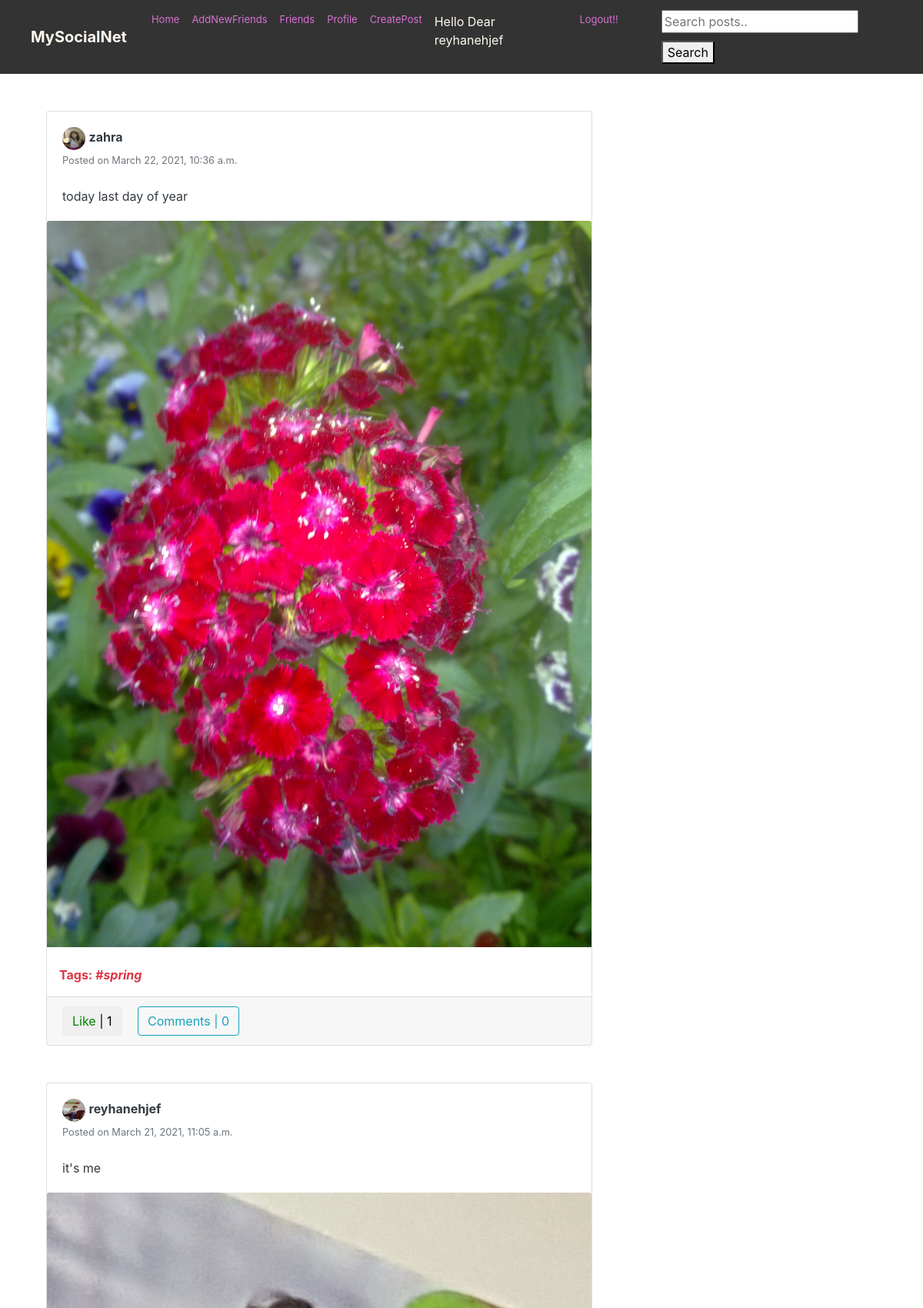
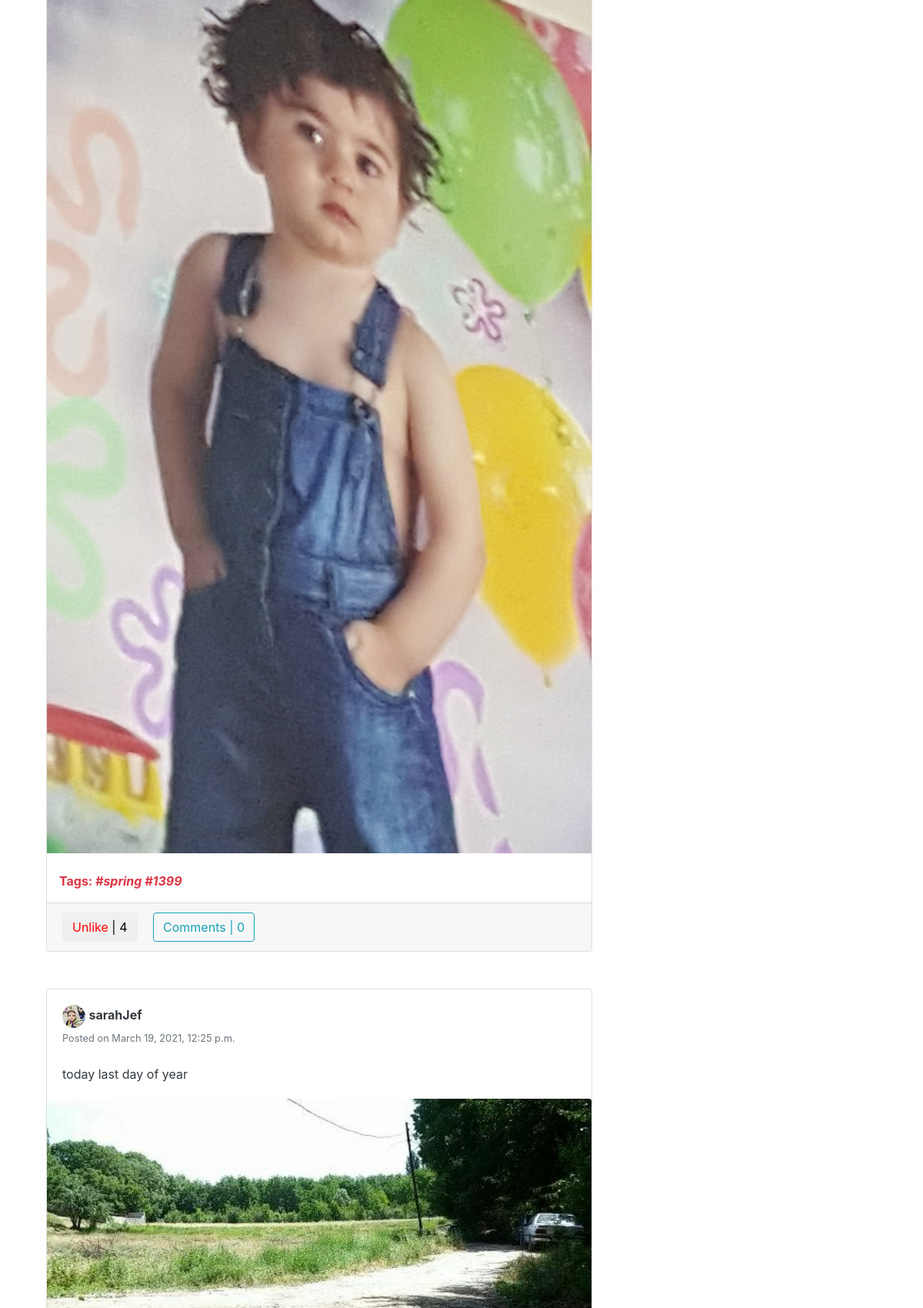
The app's page /user/ (signed in, upper part) with its own data (2 pictures, top to bottom).
### feed/models.py (models this page shows, shortened)
class Post(models.Model):
    description = models.CharField(max_length=255, blank=True)
    pic = models.ImageField(upload_to='path/to/img')
    date_posted = models.DateTimeField(default=timezone.now)
    user_name = models.ForeignKey(User, on_delete=models.CASCADE)
    tags = models.CharField(max_length=100, blank=True)

### users/models.py (models this page shows, shortened)
class Profile(models.Model):
    user = models.OneToOneField(User, on_delete=models.CASCADE)
    image = models.ImageField(default='default.png', upload_to='profile_pics')
    slug = AutoSlugField(populate_from='user')
    bio = models.CharField(max_length=255, blank=True)
    friends = models.ManyToManyField("Profile", blank=True)

### feed/views.py (the view)
# urls.py: path('', PostListView.as_view(), name='home'),
class PostListView(ListView):
    model = Post
    template_name = 'feed/home.html'
    context_object_name = 'posts'
    ordering = ['-date_posted']
    paginate_by = 10
    def get_context_data(self, **kwargs):
        context = super(PostListView, self).get_context_data(**kwargs)
        if self.request.user.is_authenticated:
            liked = [i for i in Post.objects.all() if Like.objects.filter(user=self.request.user, post=i)]
            context['liked_post'] = liked
        return context

### feed/templates/feed/home.html (shortened to what this page needs)
{% extends "feed/layout.html" %}
{% load static %}
{% block searchform %}
<form class="form-inline my-2 my-lg-0 ml-5" action="{% url 'search_posts' %}" method="get">
  <input name="p" type="text" placeholder="Search posts..">
  <button  type="submit">Search</button>
</form>
{% endblock searchform %}
{% block content %}
    <div class="container">
        <div class="row">
          <div class="col-md-8">
              {% if user.is_authenticated %}
          {% for post in posts %}
            <div class="card card-signin my-5">
              <div class="card-body">
                <a href="{{ post.user_name.profile.image.url }}"><img src="{{ post.user_name.profile.image.url }}" class="rounded-circle" width="30" height="30" alt=""></a>
                <a class="text-dark" href="{% url 'users_list' %}"><b>{{ post.user_name }}</b></a>
                <br><small class="text-muted">Posted on {{ post.date_posted }}</small>
                <br><br>
                <p class="card-text text-dark">{{ post.description }}</p>
              </div>
              <a href="{% url 'post-detail' post.id %}"><img class="card-img-top" src="{{ post.pic.url }}" alt=""></a>
              {% if post.tags %}
              <br>
              <p class="text-danger ml-3"><b>Tags: <i>{{ post.tags }}</i></b></p>
              {% endif %}
              <div class="card-footer">
                <button class="btn btn-white mr-3 like" id="{{ post.id }}">
                    {% if post in liked_post %}
                        <a href="{% url 'post-like' %}" style="color:red" id="likebtn{{ post.id }}"> Unlike</a> | {{post.likes.count}}
                    {% else %}
                        <a href="{% url 'post-like' %}" style="color:green;" id="likebtn{{ post.id }}"> Like</a> | {{post.likes.count}}
                    {% endif %}
                </button>
                <a class="btn btn-outline-info" href="{% url 'post-detail' post.id %}">Comments | {{ post.details.count }}</a>
              </div>
            </div>
            {% endfor %}
          {% endif %}
           </div>
        </div>
    </div>
{% endblock content %}

### feed/templates/feed/layout.html (shortened to what this page needs)
{% load static %}
<!DOCTYPE html>
<html>
<head>
    <link rel="stylesheet" href="https://maxcdn.bootstrapcdn.com/bootstrap/4.0.0/css/bootstrap.min.css">
    <link rel="stylesheet" type="text/css" href="https://storage.googleapis.com/bytewalk/profilepage.css">
    <link rel="stylesheet" type="text/css" href="https://storage.googleapis.com/bytewalk/styles.css">
</head>
<body>
    <nav  style=" background-color:#333333" class="navbar navbar-expand-lg navbar-dark  sticky-top">
      <a class="navbar-brand ml-4 mr-4"style="color: #fff9ef" href="{% url 'home' %}"><b>MySocialNet</b></a>
      <div >
        <div class="navbar-nav">
          <a class="nav-item nav-link" href="{% url 'home' %}"  style="color: orchid;font-size: small">Home</a>
          <a class="nav-item nav-link" href="{% url 'users_list' %}"  style="color: orchid;font-size: small">AddNewFriends</a>
          {% if user.is_authenticated %}
            <a class="nav-item nav-link" href="{% url 'friend_list' %}"  style="color: orchid;font-size: small">Friends</a>
            <a class="nav-item nav-link" href="{% url 'my_profile' %}"  style="color: orchid;font-size: small">Profile</a>
            <a class="nav-item nav-link" href="{% url 'post-create' %}"  style="color: orchid;font-size: small">CreatePost</a>
               <p class="nav-item nav-link" href="{% url 'my_profile' %}"  style="color: #fff9ef">Hello Dear  {{ user.username }}</p>
                <a class="nav-item nav-link  "  href="{% url 'logout' %}"   style="color: orchid;font-size: small">Logout!!</a>
          {% else %}
            <a class="nav-item nav-link " href="{% url 'login' %}"  style="color: snow;font-size: small">Login</a>
            <a class="nav-item nav-link " href="{% url 'register' %} "  style="color: snow;font-size: small">Register</a>
          {% endif %}
            {% block searchform %}{% endblock searchform %}
        </div>
      </div>
    </nav>
    <div class="container">
    {% block content %}{% endblock content %}
    </div>
</body>
</html>

### records on screen
Post: user_name.profile.image (picture), user_name "zahra", date_posted "March 22, 2021, 10:36 a.m.", description "today last day of year", pic (picture), tags "#spring", likes.count "1", details.count "0"
Post: user_name.profile.image (picture), user_name "reyhanehjef", date_posted "March 21, 2021, 11:05 a.m.", description "it's me", pic (picture), tags "#spring #1399", likes.count "4", details.count "0"
Post: user_name.profile.image (picture), user_name "sarahJef", date_posted "March 19, 2021, 12:25 p.m.", description "today last day of year", pic (picture)

### other values on screen
{{ user.username }} "reyhanehjef"
